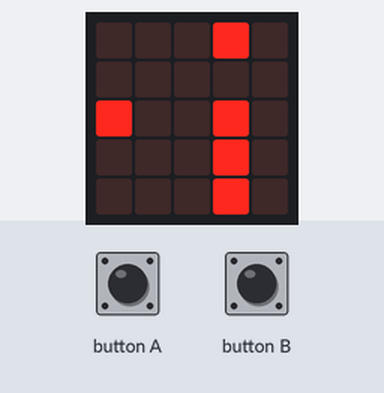
The program below on a simulated BBC micro:bit (MakeCode). Parts: the board's 5×5 LED display. The inputs (shaded band) are chosen by the test bench. Random numbers come from a fixed seed; the run ends where the board's game-over animation would start. At 7.2 s the program stops and its outputs stay as they are.

Above: at 1.2 s.
1.3 s: button A pressed for 0.15 s
At 2.8 s:
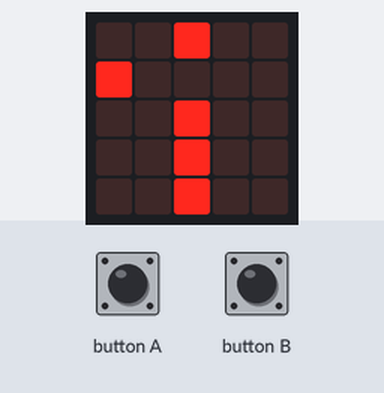
At 7.5 s:
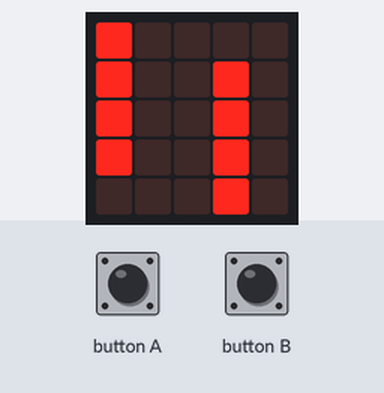
Timing chart, 0 to 8.7 s (numbered marks = the images above; inputs shaded):
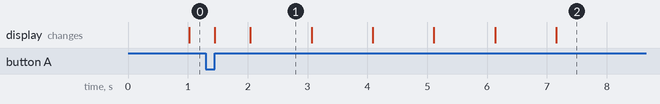

The program:

main.ts
```typescript
input.onButtonPressed(Button.A, function () {
    vogel.change(LedSpriteProperty.Y, -1)
})
input.onButtonPressed(Button.B, function () {
    vogel.change(LedSpriteProperty.Y, 1)
})
let leersHindernisY = 0
let häkchen = 0
let vogel: game.LedSprite = null
vogel = game.createSprite(0, 2)
let hindernisse: game.LedSprite[] = []
basic.forever(function () {
    while (hindernisse.length > 0 && hindernisse[0].get(LedSpriteProperty.X) == 0) {
        hindernisse.removeAt(0).delete()
    }
    for (let hindernis of hindernisse) {
        hindernis.change(LedSpriteProperty.X, -1)
    }
    if (häkchen % 3 == 0) {
        leersHindernisY = randint(0, 4)
        for (let index2 = 0; index2 <= 4; index2++) {
            if (index2 != leersHindernisY) {
                hindernisse.push(game.createSprite(4, index2))
            }
        }
    }
    for (let hindernis2 of hindernisse) {
        if (hindernis2.get(LedSpriteProperty.X) == vogel.get(LedSpriteProperty.X) && hindernis2.get(LedSpriteProperty.Y) == vogel.get(LedSpriteProperty.Y)) {
            game.gameOver()
            music.play(music.builtinPlayableSoundEffect(soundExpression.giggle), music.PlaybackMode.InBackground)
        }
    }
    häkchen += 1
    if (häkchen > 15) {
        basic.pause(800)
    } else {
        basic.pause(1000)
    }
})
```

test.ts
```typescript
// Hier kann man Tests durchführen; diese Datei wird nicht kompiliert, wenn dieses Paket als Erweiterung verwendet wird.
```

Measured:
- what the display in image 1 shows lasts 1.1 s, from 2.0 s to 3.1 s
